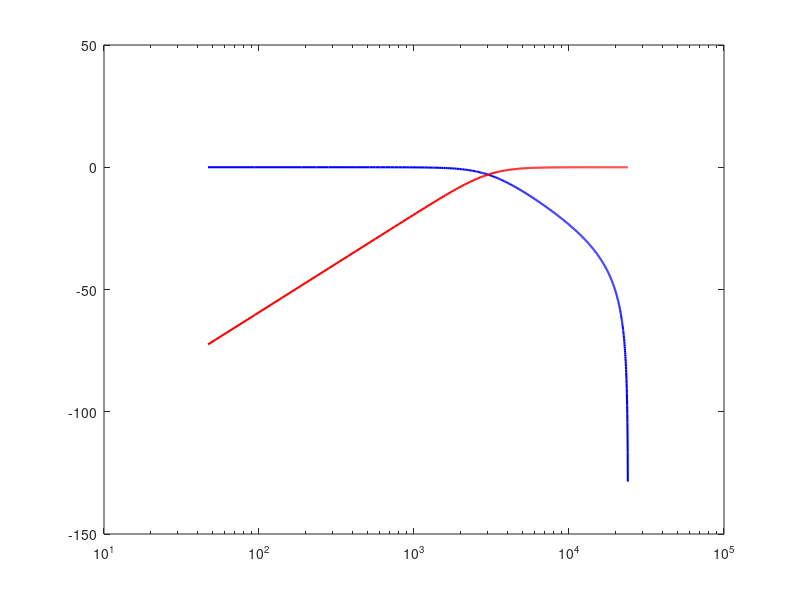

Recreate this plot in MATLAB. (Note: this script raises an error after producing the figure.)
fs = 48000;        % Sampling frequency
fc = 3000;         % Crossover frequency
wc = fc / (fs/2);  % Normalized cutoff

[blp, alp] = butter(2, wc, 'low');
[bhp, ahp] = butter(2, wc, 'high');

[H_lp, f] = freqz(blp, alp, [], fs);    
[H_hp, ~] = freqz(bhp, ahp, [], fs);    
 
figure;
semilogx(f, 20*log10(abs(H_lp)), 'b', 'LineWidth', 1.5); hold on;
semilogx(f, 20*log10(abs(H_hp)), 'r', 'LineWidth', 1.5);
xline(fc, '--k', 'Crossover at 3 kHz', 'LabelOrientation','horizontal');
xlabel('Frequency (Hz)');
ylabel('Magnitude (dB)');
legend('Low-pass IIR (Woofer)', 'High-pass IIR (Tweeter)');
legend('Low-pass (Woofer)', 'High-pass (Tweeter)');
grid on; ylim([-60 5]);
xlim([20 20000]);   
 
